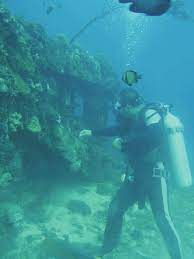
#> input picture input_images/underwater_img1.jpeg, 194 x 259 px
$ jupyter execute 'Underwater Image enhancement.ipynb'   (shell and % lines are left out)   (older library calls are emulated)
#> lines starting #> are read from the running program, lines starting #| are printed output that depends on the picture; long printed decimals are rounded
### weight_maps.py
import cv2
import numpy as np

# function to calculate Laplacian contrast weight
def laplacian_weight(I):
  # applying laplacian filter for all the 3 channels
  LapR = cv2.Laplacian(I[:, :, 0],cv2.CV_64F)
  LapG = cv2.Laplacian(I[:, :, 1],cv2.CV_64F)
  LapB = cv2.Laplacian(I[:, :, 2],cv2.CV_64F)

  # mean value for the laplacian filter
  LapR_mean = LapR.mean()
  LapG_mean = LapG.mean()
  LapB_mean = LapB.mean()

  laplacian_mat = ((LapR**2 + LapG**2 + LapB**2)/3) ** 0.5
  # laplacian_mat = (((I[:, :, 0] - LapR_mean)**2 + (I[:, :, 1] - LapG_mean)**2 + (I[:, :, 2] - LapB_mean)**2)/3) ** 0.5 # another global contrast weight using laplacian filter

  return laplacian_mat

# Saliency weight calculation
def saliency_weight(I_lab):

  L = I_lab[:, :, 0]
  A = I_lab[:, :, 1]
  B = I_lab[:, :, 2]

  L_mean = np.mean(L)
  A_mean = np.mean(A)
  B_mean = np.mean(B)

  saliency_mat = ((L - L_mean) ** 2) + ((A - A_mean) ** 2) + ((B - B_mean) ** 2)
  return (saliency_mat/ saliency_mat.max())

def saturation_weight(I, R1):

  R = I[:, :, 0]
  G = I[:, :, 1]
  B = I[:, :, 2]

  saturation_mat = (((R - R1)**2 + (G - R1)**2 + (B - R1)**2)/3) ** 0.5
  return saturation_mat

### img_pyramids.py
import scipy
import numpy as np
import cv2

def gaussian_pyramid(img, level):
  h = (1/16.0) * np.array([[1, 4, 6, 4, 1]])
  h_trans = np.transpose(h)
  filt = np.dot(h_trans, h)

  out = []
  tmp_img = img
  for i in range(level):
    tmp_arr = scipy.ndimage.convolve(tmp_img, filt, mode='nearest')
    out.append(tmp_arr)
    tmp_img = tmp_img[::2, ::2]
  return out

def laplacian_pyramid(img, level):
  h = (1/16.0) * np.array([[1, 4, 6, 4, 1]])

  out = []
  tmp_img = img
  for i in range(level):
    out.append(tmp_img)
    tmp_img = tmp_img[::2, ::2]

  # calculate DoG
  for i in range(level-1):

    (timg_w, timg_h) = (out[i].shape[0], out[i].shape[1])
    tmp_resized = (cv2.resize(out[i + 1], (timg_w, timg_h))).T  # opencv returns transposed result on resizing, transpose it back!

    # modify out[i], as list, can't modify by index, remove/add-corrected
    new_out_i = out[i] - tmp_resized
    out.pop(i)
    out.insert(i, new_out_i)

  return out

def pyramid_reconstruct(pyramid):
  level = len(pyramid)
  for i in range(level-1, 0, -1):
    (timg_w, timg_h) = (pyramid[i - 1].shape[0], pyramid[i - 1].shape[1])
    tmp_resized = (cv2.resize(pyramid[i], (timg_w, timg_h))).T  # opencv returns transposed result on resizing, transpose it back!

    # modify pyramid[i - 1], as list, can't modify by index, remove/add-corrected
    new_pyramid_i_minus = pyramid[i - 1] + tmp_resized
    pyramid.pop(i - 1)
    pyramid.insert(i - 1, new_pyramid_i_minus)

  out = pyramid[0]
  return out

### Underwater Image enhancement.ipynb
[cell 1]
import os
os.chdir('drive/MyDrive/underwater-image-enhancement-using-color-balance-and-fusion')

[cell 2]
####
# Underwater image enhancement using color balance and fusion
# by Codruta O. Ancuti , Cosmin Ancuti, Christophe De Vleeschouwer , and Philippe Bekaert


import cv2
import numpy as np
import matplotlib.pyplot as plt

## Underwater white balancing

# Load image and split channels
rgbImage = (cv2.imread('input_images/underwater_img1.jpeg'))[:,:,::-1]/255.0 # cv.imread reads AS BGR format (change to RGB)


Ir = np.array(rgbImage[:,:,0])
Ig = np.array(rgbImage[:,:,1])
Ib = np.array(rgbImage[:,:,2])
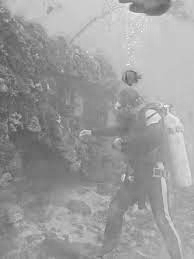
#> Ib: shape (259, 194) float64; min 0.31, max 0.98, mean 0.612

# Mean intensity for the 3(R/G/B) channels
Ir_mean = np.mean(Ir)
#> Ir_mean = 0.223
Ig_mean = np.mean(Ig)
#> Ig_mean = 0.574
Ib_mean = np.mean(Ib)
#> Ib_mean = 0.612

print("{}, {}, {}".format(Ir_mean, Ig_mean, Ib_mean))
#| 0.2225, 0.5737, 0.6123

# [12 lines of commented-out code are left out]
alpha = 1.0
Ir_compensate = alpha*(Ig_mean - Ir_mean)*((1.0 - Ir)*Ig)
Ir_final = Ir + Ir_compensate

alpha = 0.5
Ig_compensate_neg = alpha*(Ir_mean - Ig_mean)*Ig # negatively compensate
Ig_final = Ig + Ig_compensate_neg

alpha = 0.6
Ib_compensate_neg = alpha*(Ir_mean - Ib_mean)*Ib # negatively compensate
Ib_final = Ib + Ib_compensate_neg

Iwb = np.dstack((Ir_final,Ig_final,Ib_final))

Iwb = np.dstack((Ir_final,Ig,Ib_final))

f, axarr = plt.subplots(1,2, figsize = (10,5))

axarr[0].imshow(rgbImage)
axarr[0].axis('off')
axarr[0].set_title("Input Image")

axarr[1].imshow(Iwb)
axarr[1].axis('off')
axarr[1].set_title("White balanced Image")

[cell 3]
## Gamma correction applied on white balanced image (INPUT-1 for multiscale fusion)
gamma = 2.0
Igamma = Iwb ** gamma

print(Iwb.min())
#| 0.1367

f, axarr = plt.subplots(1,3, figsize = (15, 5))

axarr[0].imshow(rgbImage)
axarr[0].axis('off')
axarr[0].set_title("Input Image")

axarr[1].imshow(Iwb)
axarr[1].axis('off')
axarr[1].set_title("White balanced Image")

axarr[2].imshow(Igamma)
axarr[2].axis('off')
axarr[2].set_title("Gamma corrected image")

[cell 4]
## Unsharp masking (Input 2 for multiscale fusion)
sigma = 20.0 #higher sigma, need high blur (strengthen high feq mildly, else noise too magnify)
Ig = Iwb
from skimage import filters
# apply Gaussian blur, creating a new image
for i in range(20): # more iterations, better mask (blurry)
  Ig = filters.gaussian(Ig, sigma=(sigma, sigma), truncate=6.0, multichannel=True) # kernel 6 times sigma, truncate formula - nearly the ratio
  Ig = np.minimum(Ig, Iwb)
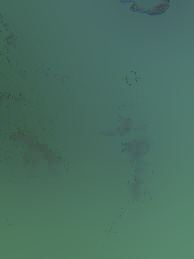
#> Ig: shape (259, 194, 3) float64; mean R, G, B 0.287, 0.442, 0.384

# use normalised unsharp masking
strength = 0.8 # strength less than favourable (here when tested)

# unsharp mask deducted
Inorm = Iwb - strength*Ig
# print(Inorm.min())

# histogram eq for R/G/B
Inorm = Inorm * 255
Inorm = Inorm.astype(np.uint8)
R, G, B = cv2.split(Inorm)

output1_R = cv2.equalizeHist(R)
output1_G = cv2.equalizeHist(G)
output1_B = cv2.equalizeHist(B)

Inorm = cv2.merge((output1_R, output1_G, output1_B))
Inorm = Inorm/255.0
# add normalised mask (edge focussed) to input image, averaged to give output
Isharp = (Iwb + Inorm)/2
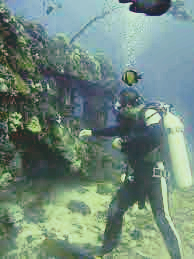
#> Isharp: shape (259, 194, 3) float64; mean R, G, B 0.443, 0.54, 0.489

# plot images (white balanced, unsharp mask, normalised mask - edge focussed, final sharpened image)
f, axarr = plt.subplots(1,4, figsize = (20, 5))

axarr[0].imshow(Iwb)
axarr[0].axis('off')
axarr[0].set_title("White balanced Image")

axarr[1].imshow(Ig)
axarr[1].axis('off')
axarr[1].set_title("Gaussian blurred Image")

axarr[2].imshow(Inorm)
axarr[2].axis('off')
axarr[2].set_title("Normalised mask (edge focussed)")

axarr[3].imshow(Isharp)
axarr[3].axis('off')
axarr[3].set_title("Final sharpened image")

[cell 5]
from weight_maps import saliency_weight, laplacian_weight, saturation_weight

## Weights, for performing fusion
Igamma_lab = cv2.cvtColor(Igamma.astype('float32'), cv2.COLOR_RGB2LAB)
#> Igamma_lab: shape (259, 194, 3) float32; mean of channels 0, 1, 2 32.7, -23.5, 11.6
Isharp_lab = cv2.cvtColor(Isharp.astype('float32'), cv2.COLOR_RGB2LAB)
#> Isharp_lab: shape (259, 194, 3) float32; mean of channels 0, 1, 2 54.5, -11, 3.9

# input 1 - gamma corrected
Igamma
Rgamma = Igamma_lab[:, :, 0]
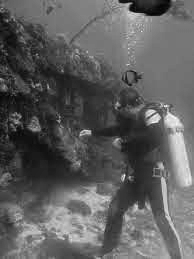
#> Rgamma: shape (259, 194) float32; min 4.99, max 79.63, mean 32.7; drawn with min black and max white
# input 2 - unsharp masked
Isharp
Rsharp = Isharp_lab[:, :, 0]
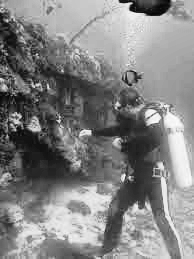
#> Rsharp: shape (259, 194) float32; min 12.24, max 94.06, mean 54.5; drawn with min black and max white

# calculate laplacian contrast weight
WCgamma = laplacian_weight(Igamma)
#> in laplacian_weight, `LapR = cv2.Laplacian(I[:, :, 0],cv2.CV_64F)`:
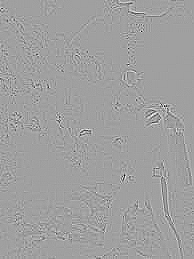
#> LapR: shape (259, 194) float64; min -0.668, max 0.396, mean 4.02e-06; drawn with min black and max white
#> in laplacian_weight, `LapR_mean = LapR.mean()`: LapR_mean = 4.02e-06
#> in laplacian_weight, `LapG_mean = LapG.mean()`: LapG_mean = 4.99e-06
#> in laplacian_weight, `LapB_mean = LapB.mean()`: LapB_mean = -4.03e-06
WCsharp = laplacian_weight(Isharp)
#> in laplacian_weight (call 2), `LapR = cv2.Laplacian(I[:, :, 0],cv2.CV_64F)`:
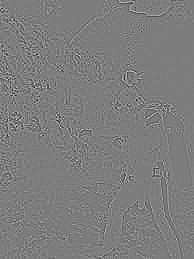
#> LapR: shape (259, 194) float64; min -1.52, max 1.57, mean 5.5e-05; drawn with min black and max white
#> in laplacian_weight (call 2), `LapR_mean = LapR.mean()`: LapR_mean = 5.5e-05
#> in laplacian_weight (call 2), `LapG_mean = LapG.mean()`: LapG_mean = 3.18e-05
#> in laplacian_weight (call 2), `LapB_mean = LapB.mean()`: LapB_mean = 1.97e-05
#> in laplacian_weight (call 2), `laplacian_mat = ((LapR**2 + LapG**2 + LapB**2)/3) ** 0.5`:
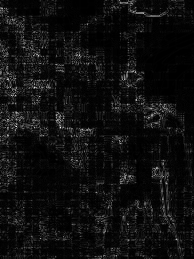
#> laplacian_mat: shape (259, 194) float64; min 0, max 1.28, mean 0.0767; drawn with min black and max white

# calculate the saliency weight
WSgamma = saliency_weight(Igamma_lab)
#> in saliency_weight, `A = I_lab[:, :, 1]`:
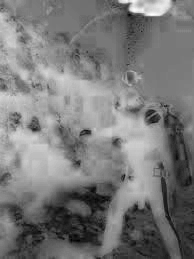
#> A: shape (259, 194) float32; min -46.62, max 1.77, mean -23.51; drawn with min black and max white
#> in saliency_weight, `B = I_lab[:, :, 2]`:
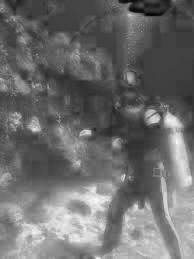
#> B: shape (259, 194) float32; min -12.73, max 44.02, mean 11.6; drawn with min black and max white
#> in saliency_weight, `L_mean = np.mean(L)`: L_mean = 32.66
#> in saliency_weight, `A_mean = np.mean(A)`: A_mean = -23.51
#> in saliency_weight, `B_mean = np.mean(B)`: B_mean = 11.57
WSsharp = saliency_weight(Isharp_lab)

# calculate the saturation weight
WSATgamma = saturation_weight(Igamma, Rgamma)
WSATsharp = saturation_weight(Isharp, Rsharp)

# Plot inputs (after correction) and corresponding weight maps
f, axarr = plt.subplots(2,4, figsize = (20, 10))


# Input 1 - Gamma corrected image
axarr[0, 0].imshow(Igamma)
axarr[0, 0].axis('off')
axarr[0, 0].set_title("Input 1 (gamma corrected)")

axarr[0, 1].imshow(WCgamma, cmap = 'gray')
axarr[0, 1].axis('off')
axarr[0, 1].set_title("Laplacian weight map")

axarr[0, 2].imshow(WSgamma, cmap='gray')
axarr[0, 2].axis('off')
axarr[0, 2].set_title("Saliency weight map")

axarr[0, 3].imshow(WSATgamma, cmap='gray')
axarr[0, 3].axis('off')
axarr[0, 3].set_title("Saturation weight map")


# Input 2 - Sharpened image (using Unsharp mask)
axarr[1, 0].imshow(Igamma)
axarr[1, 0].axis('off')
axarr[1, 0].set_title("Input 1 (gamma corrected)")

axarr[1, 1].imshow(WCgamma, cmap = 'gray')
axarr[1, 1].axis('off')
axarr[1, 1].set_title("Laplacian weight map")

axarr[1, 2].imshow(WSgamma, cmap='gray')
axarr[1, 2].axis('off')
axarr[1, 2].set_title("Saliency weight map")

axarr[1, 3].imshow(WSATgamma, cmap='gray')
axarr[1, 3].axis('off')
axarr[1, 3].set_title("Saturation weight map")

[cell 6]
## Normalise weights - Use for fusion

# weight 1 corresponds to input 1 (gamma corrected)
Wgamma = (WCgamma + WSgamma + WSATgamma + 0.1)/ (WCgamma + WSgamma + WSATgamma + WCsharp + WSsharp + WSATsharp + 0.2)
# weight 2 corresponds to input 2 (unsharp masked)
Wsharp = (WCsharp + WSsharp + WSATsharp + 0.1)/ (WCgamma + WSgamma + WSATgamma + WCsharp + WSsharp + WSATsharp + 0.2)

#Native Fusion
W1_f = np.dstack((Wgamma, Wgamma, Wgamma))
W2_f = np.dstack((Wsharp, Wsharp, Wsharp))
# direct - weighted sum
NativeFusionImg = Igamma*W1_f + Isharp*W2_f

f, axarr = plt.subplots(1, 3, figsize=(15,5))

axarr[0].imshow(rgbImage)
axarr[0].axis('off')
axarr[0].set_title("Initial input")

axarr[1].imshow(Iwb)
axarr[1].axis('off')
axarr[1].set_title("White balanced image")

axarr[2].imshow(NativeFusionImg)
axarr[2].axis('off')
axarr[2].set_title("Enhanced image (Native fusion)")

[cell 7]
## Multiscale fusion
from img_pyramids import gaussian_pyramid, laplacian_pyramid, pyramid_reconstruct

# calculate the gaussian pyramid
level = 5
WTgamma = gaussian_pyramid(Wgamma, level)
#> after the loop in gaussian_pyramid, `for i in range(level):`: out = 5 items
#> WTgamma = 5 items
WTsharp = gaussian_pyramid(Wsharp, level)
#> WTsharp = 5 items

# calculate the laplacian pyramid
# input1
Rgamma = laplacian_pyramid(Igamma[:, :, 0], level)
#> Rgamma = 5 items
Ggamma = laplacian_pyramid(Igamma[:, :, 1], level)
#> Ggamma = 5 items
Bgamma = laplacian_pyramid(Igamma[:, :, 2], level)
#> Bgamma = 5 items
# input2
Rsharp = laplacian_pyramid(Isharp[:, :, 0], level)
#> Rsharp = 5 items
Gsharp = laplacian_pyramid(Isharp[:, :, 1], level)
#> Gsharp = 5 items
Bsharp = laplacian_pyramid(Isharp[:, :, 2], level)
#> Bsharp = 5 items

# fusion
Rr = []
Rg = []
Rb = []
for k in range(level):
   Rr.append(WTgamma[k]*Rgamma[k] + WTsharp[k]*Rsharp[k])
   Rg.append(WTgamma[k]*Ggamma[k] + WTsharp[k]*Gsharp[k])
   Rb.append(WTgamma[k]*Bgamma[k] + WTsharp[k]*Bsharp[k])
#> after the loop, Rb = 5 items; Rg = 5 items; Rr = 5 items

# reconstruct & output
R = pyramid_reconstruct(Rr)
#> in pyramid_reconstruct, `level = len(pyramid)`: level = 5
#> after the loop in pyramid_reconstruct, `for i in range(level-1, 0, -1):`: pyramid = 5 items
G = pyramid_reconstruct(Rg)
B = pyramid_reconstruct(Rb)
MultiscaleFusionImg = np.dstack((R, G, B))

f, axarr = plt.subplots(1, 2, figsize=(10,5))

axarr[0].imshow(rgbImage)
axarr[0].axis('off')
axarr[0].set_title("Initial input")

axarr[1].imshow(MultiscaleFusionImg)
axarr[1].axis('off')
axarr[1].set_title("Final enhanced image (Multiscale fusion)")

$ run again, with input_images/underwater_img2.jpeg copied over input_images/underwater_img1.jpeg
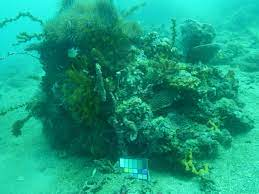
#> input picture input_images/underwater_img2.jpeg, 259 x 194 px
#> Ir_mean = 0.0926
#> Ig_mean = 0.622
#> Ib_mean = 0.504
#| 0.09255, 0.6218, 0.5035
#| 0.06205
#> Igamma_lab: shape (194, 259, 3) float32; mean of channels 0, 1, 2 39.6, -34.3, 29.5
#> Isharp_lab: shape (194, 259, 3) float32; mean of channels 0, 1, 2 55.6, -16.4, 12.8
#> LapR_mean = -6.6e-05
#> LapG_mean = -0.000101
#> LapB_mean = -5.32e-05
#> in laplacian_weight (call 2), `LapG = cv2.Laplacian(I[:, :, 1],cv2.CV_64F)`:
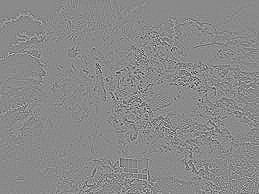
#> LapG: shape (194, 259) float64; min -1.55, max 1.31, mean -6.44e-05; drawn with min black and max white
#> LapR_mean = -7.78e-05
#> LapG_mean = -6.44e-05
#> LapB_mean = -6.7e-05
#> in saliency_weight, `B = I_lab[:, :, 2]`:
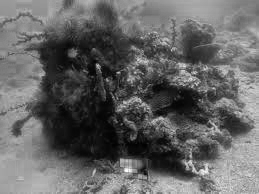
#> B: shape (194, 259) float32; min 0.734, max 73.8, mean 29.5; drawn with min black and max white
#> L_mean = 39.58
#> A_mean = -34.28
#> B_mean = 29.51
#> after the loop in gaussian_pyramid, `for i in range(level):`: out = 5 items
#> level = 5
#> after the loop in pyramid_reconstruct, `for i in range(level-1, 0, -1):`: pyramid = 5 items

$ run again, with input_images/underwater_img4.jpeg copied over input_images/underwater_img1.jpeg
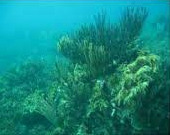
#> input picture input_images/underwater_img4.jpeg, 170 x 135 px
#> Ir_mean = 0.0822
#> Ig_mean = 0.533
#> Ib_mean = 0.499
#| 0.08218, 0.5329, 0.4989
#| 0.03888
#> Igamma_lab: shape (135, 170, 3) float32; mean of channels 0, 1, 2 28.8, -25.5, 16.3
#> Isharp_lab: shape (135, 170, 3) float32; mean of channels 0, 1, 2 51.8, -13.6, 7.7
#> LapR_mean = 4.49e-06
#> LapG_mean = 0.000782
#> LapB_mean = 0.00056
#> in saliency_weight, `B = I_lab[:, :, 2]`:
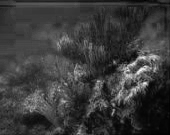
#> B: shape (135, 170) float32; min -0.203, max 70.75, mean 16.3; drawn with min black and max white
#> L_mean = 28.79
#> A_mean = -25.5
#> B_mean = 16.27
#> after the loop in gaussian_pyramid, `for i in range(level):`: out = 5 items; tmp_img = [[0.403, 0.408, 0.4, 0.388, 0.376, 0.364], [0.414, 0.411, 0.406, 0.34, 0.312, 0.35], [0.389, 0.361, 0.361, 0.292, 0.334, 0.338], [0.335, 0.356, 0.33, 0.306, 0.421, 0.214], [0.321, 0.302, 0.275, 0.263, 0.214, 0.184]]
#> WTgamma = 5 items
#> after the loop in laplacian_pyramid, `for i in range(level):`: tmp_img = [[0.147, 0.226, 0.218, 0.183, 0.151, 0.113], [0.124, 0.138, 0.144, 0.109, 0.0864, 0.0881], [0.0842, 0.0739, 0.0772, 0.0544, 0.227, 0.194], [0.0611, 0.14, 0.117, 0.157, 0.422, 0.0075], [0.0472, 0.0391, 0.0514, 0.0836, 0.018, 0.0125]]
#> `Rgamma = laplacian_pyramid(Igamma[:, :, 0], level)`: Rgamma = 5 items
#> level = 5
#> after the loop in pyramid_reconstruct, `for i in range(level-1, 0, -1):`: pyramid = 5 items
